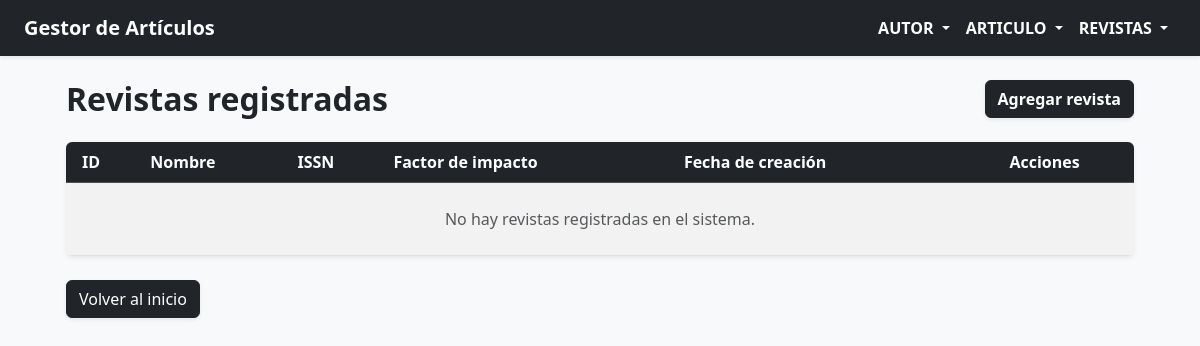
Page /revista/lista/ on the earlier database version.
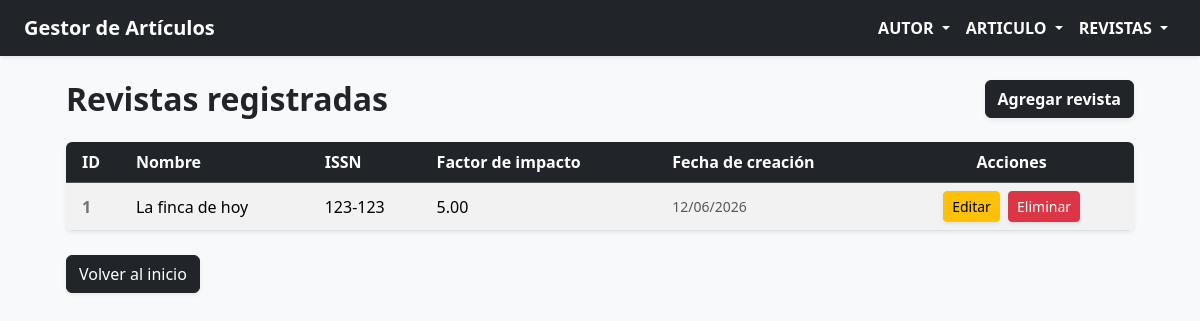
Same page on the later database version.
### apps/revista/models.py (models this page shows, shortened)
class Revista(ModeloAuditoria):
    id_revista = models.BigAutoField(primary_key=True)
    nombre = models.CharField(max_length=200, unique=True, null=False, blank=False)
    issn = models.CharField(max_length=9, unique=True, null=False, blank=False)
    factor_impacto = models.DecimalField(
        max_digits=5, decimal_places=2, null=True, blank=True
    )
    class Meta:
        db_table = "revista"
        indexes = [models.Index(fields=["nombre"]), models.Index(fields=["issn"])]
        ordering = ("nombre",)

### apps/revista/views.py (the view)
# urls.py: path("lista/", views.listar_revistas, name="lista_revistas"),
def listar_revistas(request):
    revistas = Revista.objects.all()
    return render(request, "revista/lista_revistas.html", {"revistas": revistas})

### templates/revista/lista_revistas.html (shortened to what this page needs)
{% extends "base.html" %}
{% block content %}
<div class="container mt-4">
  <div class="d-flex justify-content-between align-items-center mb-4">
    <h2 class="text-dark fw-bold mb-0">Revistas registradas</h2>
    <a
      href="{% url 'revista:crear_revista' %}"
      class="btn btn-dark fw-bold shadow-sm"
      >Agregar revista</a
    >
  </div>
  <div class="table-responsive shadow-sm rounded">
    <table class="table table-hover table-striped align-middle mb-0">
      <thead class="table-dark">
        <tr>
          <th class="ps-3">ID</th>
          <th>Nombre</th>
          <th>ISSN</th>
          <th>Factor de impacto</th>
          <th>Fecha de creación</th>
          <th class="text-center pe-3">Acciones</th>
        </tr>
      </thead>
      <tbody>
        {% for revista in revistas %}
        <tr>
          <td class="fw-semibold ps-3 text-secondary">
            {{ revista.id_revista }}
          </td>
          <td>{{ revista.nombre }}</td>
          <td>{{ revista.issn }}</td>
          <td>{{ revista.factor_impacto|default:"No registrado" }}</td>
          <td class="text-muted small">
            {{ revista.creado_en|date:"d/m/Y" }}
          </td>
          <td class="text-center pe-3 text-nowrap">
            <a
              href="{% url 'revista:editar_revista' revista.id_revista %}"
              class="btn btn-warning btn-sm me-1 fw-medium shadow-sm"
              >Editar</a
            >
            <a
              href="{% url 'revista:eliminar_revista' revista.id_revista %}"
              class="btn btn-danger btn-sm fw-medium shadow-sm"
              >Eliminar</a
            >
          </td>
        </tr>
        {% empty %}
        <tr>
          <td colspan="6" class="text-center text-muted py-4">
            No hay revistas registradas en el sistema.
          </td>
        </tr>
        {% endfor %}
      </tbody>
    </table>
  </div>
  <div class="mt-4">
    <a href="{% url 'index' %}" class="btn btn-dark shadow-sm"
      >Volver al inicio</a
    >
  </div>
</div>
{% endblock %}

Differences in the rows shown:
added Revista: id_revista "1", nombre "La finca de hoy", issn "123-123", factor_impacto "5.00", creado_en "12/06/2026"
Other differences:
text no longer shown: "No hay revistas registradas en el sistema."
